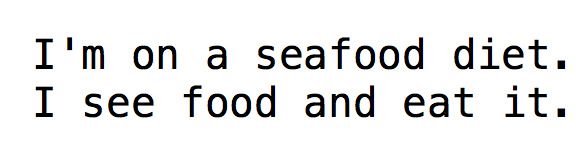
#> input picture datasets/images/seafood.png, 587 x 163 px
$ jupyter execute --allow-errors 12.OCRUsingTesseract.ipynb   (shell and % lines are left out)
#> lines starting #> are read from the running program, lines starting #| are printed output that depends on the picture
## Python-tesseract
It is an optical character recognition (OCR) tool for python. That is, it will recognize and “read” the text embedded in images.

https://pypi.org/project/pytesseract/

[cell 1]
import pytesseract

from PIL import Image, ImageFilter

import numpy as np
import matplotlib.pyplot as plt
from skimage import color
import cv2
import io

### Loading an image

[cell 2]
seafood = Image.open("datasets/images/seafood.png")
#> seafood is the input picture: PIL image 587x163 RGBA; mean R, G, B, A 234.8, 234.7, 234.9, 255

print(seafood.format, seafood.size, seafood.mode)
#| PNG (587, 163) RGBA

* PNG file contains one additional channel, Alpha i.e opacity

[cell 3]
type(seafood)

[cell 4]
seafood

### Converting image to strings

#> (a cell that did not finish here is left out)

### Applying gaussian blur

[cell 6]
seafood_blur = seafood.filter(ImageFilter.GaussianBlur(1))
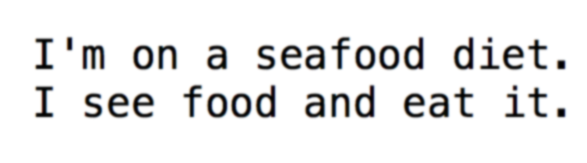
#> seafood_blur: PIL image 587x163 RGBA; mean R, G, B, A 234.7, 234.7, 234.8, 255
seafood_blur

#> (a cell that did not finish here is left out)

[cell 8]
seafood_blur = seafood.filter(ImageFilter.GaussianBlur(2))
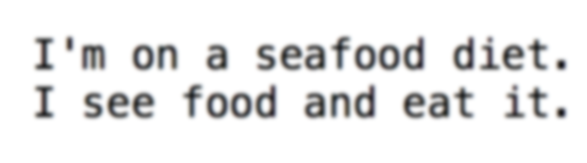
#> seafood_blur: PIL image 587x163 RGBA; mean R, G, B, A 234.8, 234.7, 234.9, 255
seafood_blur

#> (a cell that did not finish here is left out)

[cell 10]
seafood_blur = seafood.filter(ImageFilter.GaussianBlur(5))
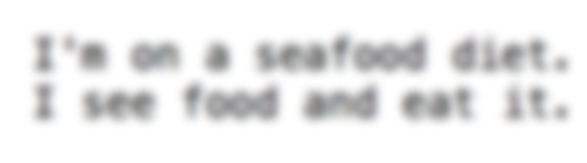
#> seafood_blur: PIL image 587x163 RGBA; mean R, G, B, A 234.8, 234.8, 234.9, 255
seafood_blur

### With higher blurring effect tesseract is unable print the strings

#> (a cell that did not finish here is left out)

### Applying noise to image

[cell 12]
seafood_array = np.array(seafood)

seafood_grey = color.rgb2gray(seafood_array)
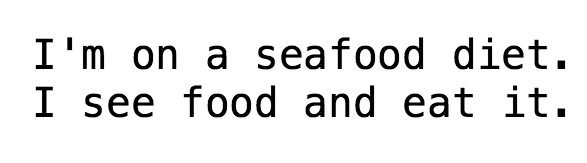
#> seafood_grey: shape (163, 587) float64; min 0, max 1, mean 0.921

noise = np.ones_like(seafood_grey) * 0.2 * (seafood_grey.max() - seafood_grey.min())
#> noise: shape (163, 587) float64; every value is 0.2

noise[np.random.random(size=noise.shape) > 0.5] *= -1
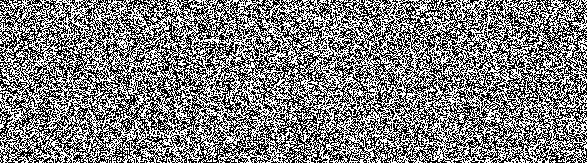
#> noise: shape (163, 587) float64; values -0.2 (black) and 0.2 (white), 50.1% white; black in thin lines or dots

[cell 13]
seafood_noisy = seafood_grey + noise
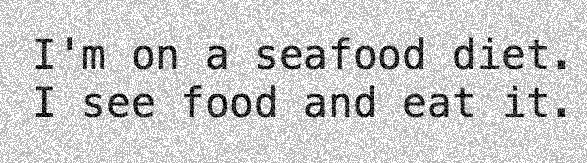
#> seafood_noisy: shape (163, 587) float64; min -0.2, max 1.2, mean 0.921; drawn with min black and max white

plt.imshow(seafood_noisy, cmap = 'gray')
plt.show()

### Pytesseract can not detect strings in noisy images

#> (a cell that did not finish here is left out)

### String detection on flipped image

[cell 15]
seafood_flipped = seafood.transpose(Image.FLIP_TOP_BOTTOM)
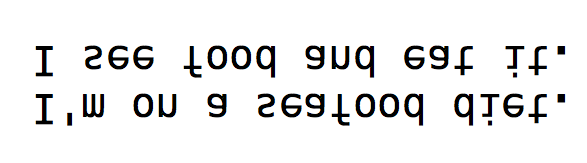
#> seafood_flipped: PIL image 587x163 RGBA; mean R, G, B, A 234.8, 234.7, 234.9, 255
seafood_flipped

### Pytesseract can not detect the fliped image instead it detects based on how they literally look

#> (a cell that did not finish here is left out)

### String detection on rotated image

[cell 17]
seafood_rotated = seafood.transpose(Image.ROTATE_90)
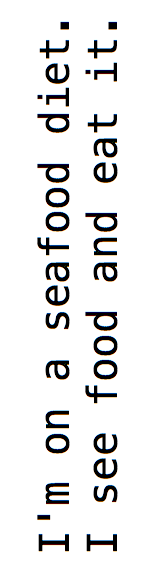
#> seafood_rotated: PIL image 163x587 RGBA; mean R, G, B, A 234.8, 234.7, 234.9, 255
seafood_rotated
